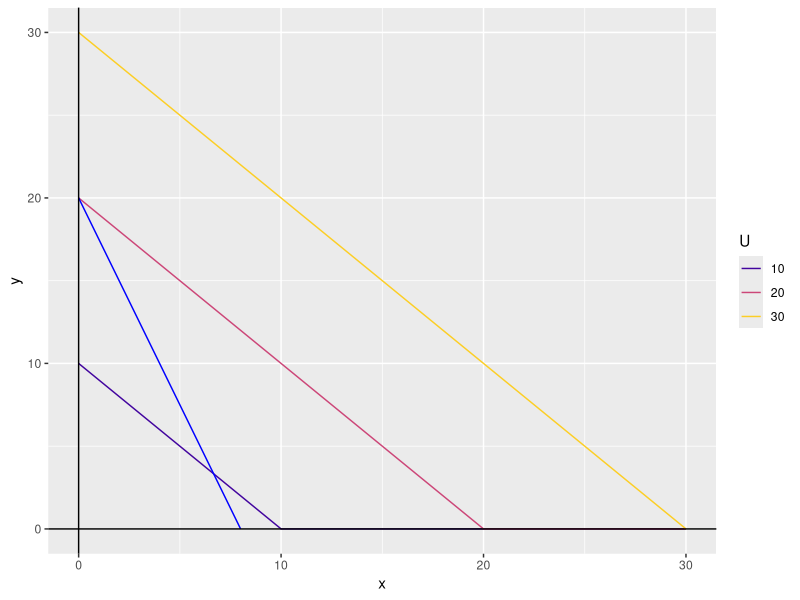
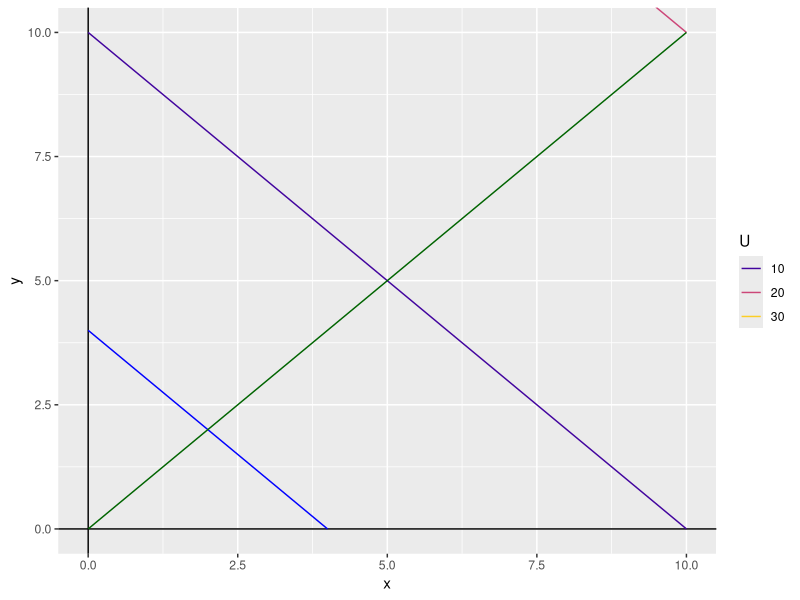

Here is the R script that generated these plots, in order:
#Fix bug that occurs when eliminated game is 1x2 or 2x1

install.packages("tidyverse")
install.packages("ggplot2")
library(tidyverse)
library(ggplot2)

#Want:
###Learn&Practice (Include PDF viewer for notes):
######Derivative rules
######MRS
######Budget Line
######Constrained Optimization
######Income Expansion path
######Engle Curve
######Income/Substitution Effect (when price of good,income changes)
######Classify: Complements, Substitutes
######Classify: Giffin, Inferior, Normal, Luxury
######Elasticities

###Test:
######
#Input a function
#
inputFunction = "x^2 + 2*x*y"
Ufun = parse(text = inputFunction)
Px=5
Py=2
I=20


getVars = function(Ufun, x, y, Px, Py, I) {
  MUx=D(Ufun, 'x')
  MUy=D(Ufun, 'y')
  MUx = eval(MUx)
  MUy = eval(MUy)
  MRSxy = MUx/MUy
  Cost = x*Px + y*Py
  U = eval(Ufun)
  slopeBL = Px/Py
  return(tibble(MUx, MUy, MRSxy, U, Cost, slopeBL, x, y))
}

solveBundle = function(x, Ufun, Px, Py, I){
  vars = getVars(Ufun, x[1], x[2], Px, Py, I)
  result = crossprod(c(vars$MRSxy, vars$Cost) - c(Px/Py, I))
  return(result)
}

exactBundle = function(Ufun, Px, Py, I, precision = .0001){
  result = optim(c(1,1), solveBundle, Ufun = Ufun, Px = Px, Py = Py, I = I)$par
  result1 = optim(result, solveBundle, Ufun = Ufun, Px = Px, Py = Py, I = I)$par
  diff = abs(result-result1)
  while ((diff>precision)[1]||(diff>precision)[2]){
    result = result1
    result1 = optim(result, solveBundle, Ufun = Ufun, Px = Px, Py = Py, I = I)$par
    diff = abs(result-result1)
  }
  return(result1)
}

optimalBundle = function(Ufun, Px, Py, I) {
  MUx=D(Ufun, 'x')
  MUy=D(Ufun, 'y')
  if (class(MUx) == "numeric" & class(MUy) == "numeric") {
    #linear utility function. Likely want corner Solution
    if (MUx / Px > MUy / Py) {
      #spend all $ on good x
      bundle = c(I / Px, 0)
    } else {
      if (MUx / Px < MUy / Py) {
        #spend all $ on good y
        bundle = c(0, I / Py)
      } else {
        #equality. Any allocation works. Default to spend all $ such that x=y
        bundle = c(I / (Px + Py), I / (Px + Py))
      }
    }
  } else {
    #not linear, use exactBundle()
    bundle = exactBundle(Ufun, Px, Py, I)
  }
}

bundle1 = optimalBundle(Ufun, Px, Py, I)

result1 = round(getVars(Ufun, bundle1[1], bundle1[2], Px, Py, I),2)
result1

Py=1

solveIntermediate = function(x, Ufun, Px, Py, I, U){
  vars = getVars(Ufun, x[1], x[2], Px, Py, I)
  result = crossprod(c(vars$MRSxy, vars$U) - c(Px/Py, U))
  return(result)
}

exactIntermediate = function(Ufun, Px, Py, I, U, precision = .0001){
  result = optim(c(1,1), solveIntermediate, Ufun = Ufun, Px = Px, Py = Py, I = I, U = U)$par
  result1 = optim(result, solveIntermediate, Ufun = Ufun, Px = Px, Py = Py, I = I, U = U)$par
  diff = abs(result-result1)
  while ((diff>precision)[1]||(diff>precision)[2]){
    result = result1
    result1 = optim(result, solveIntermediate, Ufun = Ufun, Px = Px, Py = Py, I = I, U = U)$par
    diff = abs(result-result1)
  }
  return(result1)
}

optimalIntermediate = function(Ufun, Px, Py, I, U) {
  MUx=D(Ufun, 'x')
  MUy=D(Ufun, 'y')
  if (class(MUx) == "numeric" & class(MUy) == "numeric") {
    #linear utility function. Likely want corner Solution
    if (MUx / Px > MUy / Py) {
      #spend all $ on good x
      bundle = c(I / Px, 0)
    } else {
      if (MUx / Px < MUy / Py) {
        #spend all $ on good y
        bundle = c(0, I / Py)
      } else {
        #equality. Any allocation works. Default to spend all $ such that x=y
        bundle = c(I / (Px + Py), I / (Px + Py))
      }
    }
  } else {
    #not linear, use exactIntermediate
    bundle = exactIntermediate(Ufun, Px, Py, I, U)
  }
}


bundle2 = optimalIntermediate(Ufun, Px, Py, I, result1$U)
result2 = round(getVars(Ufun, bundle2[1], bundle2[2], Px, Py, I),2)
result2


########################################### GRAPHS ######################################################

######Indifference Curves######

inputFunction = "x+y"
Ufun = parse(text = inputFunction)
Px=5
Py=2
I=20
# UCurves = 5
# Umin = 10
# Umax = 300
xmax = 10
ymax = 10
# U = seq(Umin, Umax, length.out = UCurves)
# x = seq(0,xmax,.01)
U = 10

getUValue_U = function(Ufun, x, y) {
  U <- eval(Ufun) 
  return(U)
}

solveYValue_U = function(Ufun, U, x, y) crossprod(getUValue_U(Ufun, x, y) - U)

getYValues_U = function(Ufun, U, x, ymax){
  y = optimize(solveYValue_U, c(0:ymax*5), Ufun = Ufun, U = U, x = x)$minimum
return(y)
}



# for (i in 1:length(U)){
#   y = sapply(x, yvals, i=i)
#   if(i == 1){
#     tib=tibble(x=x, y=y, U=as.factor(U[i]))
#   } else {
#     new_u = tibble(x=x, y=y, U=as.factor(U[i]))
#     tib = tib %>%
#       bind_rows(new_u, id=NULL)
#   }
# }

makeIndifferenceCurve = function(Ufun, U, xmax, ymax, precision = .01, color = "red"){
  x = seq(0, xmax, precision)
  y = sapply(x, getYValues_U, Ufun = Ufun, U = U, ymax = ymax)
  indifferenceCurve=tibble(x = x, y = y, U = as.factor(U))
  if (class(color) == "numeric"){
    color = as.factor(color)
    indifferenceCurveGeom = geom_line(data = indifferenceCurve, aes(x = x, y = y, color = color, group = U))
  } else {
    indifferenceCurveGeom = geom_line(data = indifferenceCurve, aes(x = x, y = y, group = U), color = color)
  }
  return(indifferenceCurveGeom)
}

 
######Budget Lines######

Px=5
Py=2

makeBudgetLine = function(Px, Py, I, color = "blue"){
  x = c(0,I/Px)
  y = c(I/Py,0)
  budgetLine = tibble(x,y)
  budgetLineGeom = geom_line(data = budgetLine, aes(x=x, y=y), color = color)  
  return(budgetLineGeom)
}

Px=5
Py=2
I=40
xmax = 30
ymax = 30

ggplot() + makeIndifferenceCurve(Ufun, 10, xmax, ymax, .01, 10) + 
  makeIndifferenceCurve(Ufun, 20, xmax, ymax, .01, 20) + 
  makeIndifferenceCurve(Ufun, 30, xmax, ymax, .01, 30) +
  scale_color_viridis_d(begin = .1, end = .9, option="plasma")+
  labs(color = "U")+
  makeBudgetLine(Px, Py, I)+ 
  geom_hline(yintercept = 0)+
  geom_vline(xintercept = 0)+
  coord_cartesian(xlim = c(0,xmax), ylim = c(0,ymax))

######Income Expansion Path######

#Need: set MRS=slope of budget line, find all y values for a sequence of x values

inputFunction = "x^3 * y^2"
Ufun = parse(text = inputFunction)
Px=5
Py=2
I=20

xmax = 10
ymax = 10
x = seq(0,xmax,.01)

getMRS = function(Ufun, x, y){
  MUx=D(Ufun, 'x')
  MUy=D(Ufun, 'y')
  MRSxy = eval(MUx)/eval(MUy)
  return(MRSxy)
}

solveYValue_IE <- function(Ufun, x, y, Px, Py) crossprod(getMRS(Ufun, x, y) - (Px/Py))

getYValues_IE = function(Ufun, x, ymax, Px, Py){
  y = optimize(solveYValue_IE, c(0:ymax*5), Ufun = Ufun, x = x, Px = Px, Py = Py)$minimum
  return(y)
}

makeIncomeExpansion = function(Ufun, Px, Py, xmax, ymax, precision = .01, color = "darkgreen") {
  MUx = D(Ufun, 'x')
  MUy = D(Ufun, 'y')
  if (class(MUx) == "numeric" & class(MUy) == "numeric") {
    #linear utility function. Likely want corner Solution
    if (MUx / Px > MUy / Py) {
      #spend all $ on good x
      x = c(0, xmax)
      y = c(0, 0)
    } else {
      if (MUx / Px < MUy / Py) {
        #spend all $ on good y
        x = c(0, 0)
        y = c(0, ymax)
      } else {
        #equality. Any allocation works. Default to spend all $ such that x=y
        x = c(0, max(xmax, ymax))
        y = c(0, max(xmax, ymax))
      }
    }
  } else {
    x = seq(precision, xmax, precision)
    y = sapply(x, getYValues_IE, Ufun = Ufun, ymax = ymax, Px = Px, Py = Py)
  }
  incomeExpansion = tibble(x = x, y = y)
  incomeExpansionGeom = geom_line(data = incomeExpansion, aes(x = x, y = y), color = color)
  return(incomeExpansionGeom)
}


inputFunction = "x+y"
Ufun = parse(text = inputFunction)
Px=5
Py=5
I=20
xmax = 10
ymax = 10

ggplot() + 
  geom_hline(yintercept = 0)+
  geom_vline(xintercept = 0)+
  makeIndifferenceCurve(Ufun, 10, xmax, ymax, .01, 10) + 
  makeIndifferenceCurve(Ufun, 20, xmax, ymax, .01, 20) + 
  makeIndifferenceCurve(Ufun, 30, xmax, ymax, .01, 30) +
  scale_color_viridis_d(begin = .1, end = .9, option="plasma")+
  labs(color = "U")+
  makeBudgetLine(Px, Py, I)+ 
  makeIncomeExpansion(Ufun, Px, Py, xmax, ymax)+
  coord_cartesian(xlim = c(0,xmax), ylim = c(0,ymax))

######Constrained Optimization######

#Need: budget line, optimal bundle, 

######Substitution/Income/Total Effect######


############################# Demand Curve ###########################################


############################ Engle Curve ############################################

